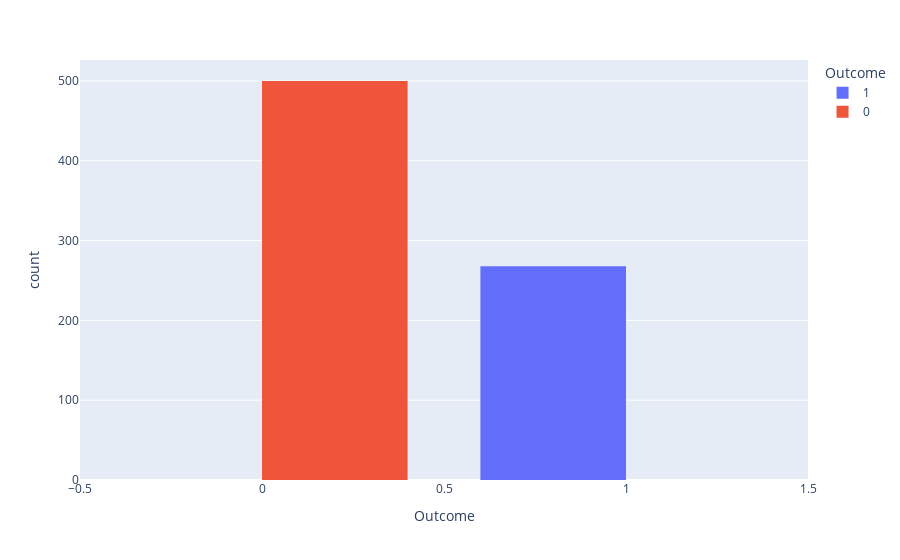

The notebook cell this image was saved under:
### Markdown cell above
### Kolom Outcome

### Code cell
# Check Variable Outcome
px.histogram(df, x='Outcome', color='Outcome', barmode='group')

### Figure 1 — Plotly figure (JSON) as saved in the notebook; plotly's stock layout.template omitted (floating-point values rounded to 4 significant figures; data arrays with more than 128 entries replaced by an {"elided": "..."} marker saying what was removed)
{"data": [{"alignmentgroup": "True", "bingroup": "x", "hovertemplate": "Outcome=%{x}<br>count=%{y}<extra></extra>", "legendgroup": "1", "marker": {"color": "#636efa", "pattern": {"shape": ""}}, "name": "1", "offsetgroup": "1", "orientation": "v", "showlegend": true, "type": "histogram", "x": {"elided": "268 int values"}, "xaxis": "x", "yaxis": "y"}, {"alignmentgroup": "True", "bingroup": "x", "hovertemplate": "Outcome=%{x}<br>count=%{y}<extra></extra>", "legendgroup": "0", "marker": {"color": "#EF553B", "pattern": {"shape": ""}}, "name": "0", "offsetgroup": "0", "orientation": "v", "showlegend": true, "type": "histogram", "x": {"elided": "500 int values"}, "xaxis": "x", "yaxis": "y"}], "layout": {"barmode": "group", "legend": {"title": {"text": "Outcome"}, "tracegroupgap": 0}, "margin": {"t": 60}, "xaxis": {"anchor": "y", "categoryarray": [1, 0], "categoryorder": "array", "domain": [0, 1], "title": {"text": "Outcome"}}, "yaxis": {"anchor": "x", "domain": [0, 1], "title": {"text": "count"}}}}
